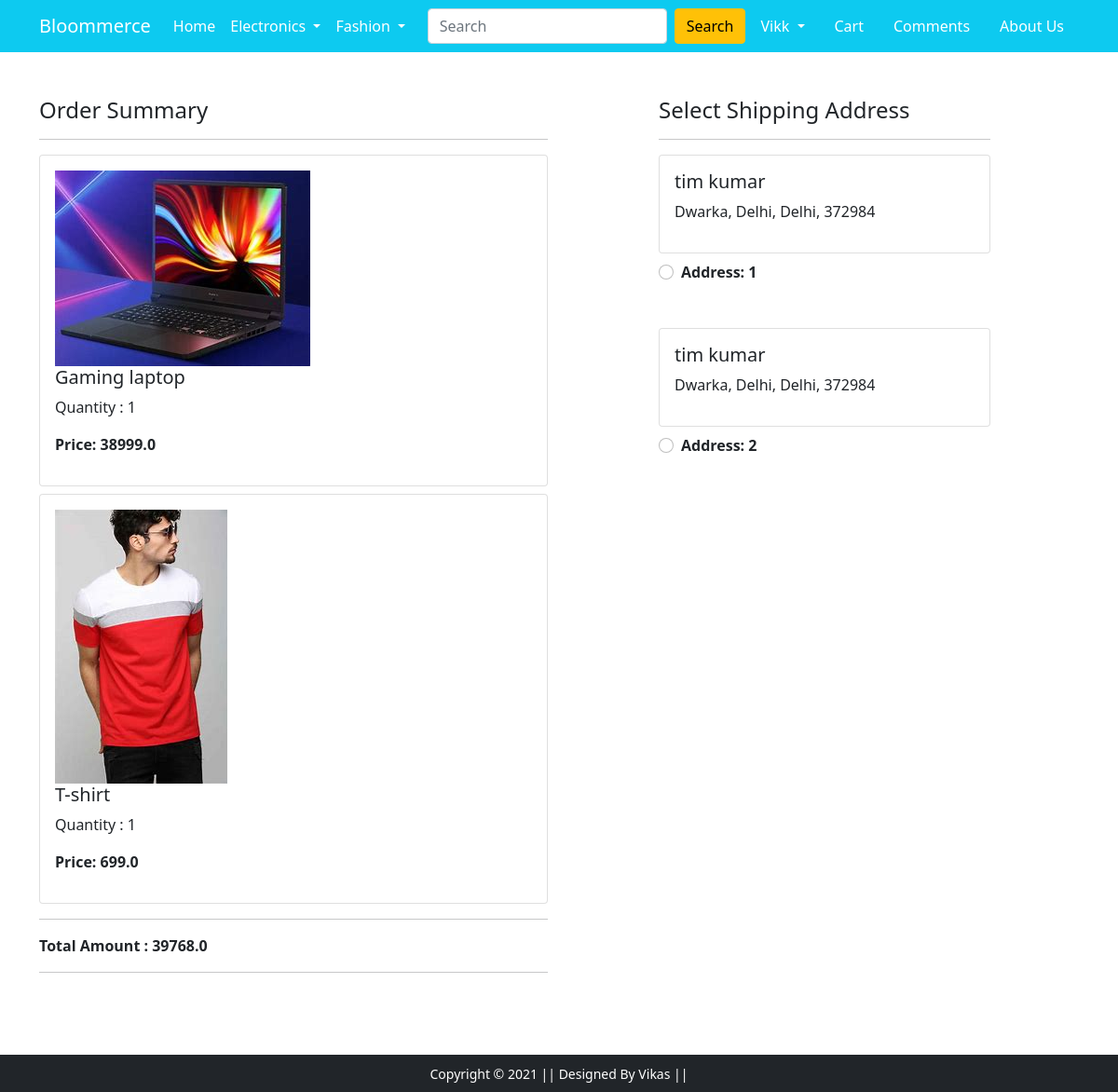
/checkout/ (signed in), run on an earlier commit of the app's database.
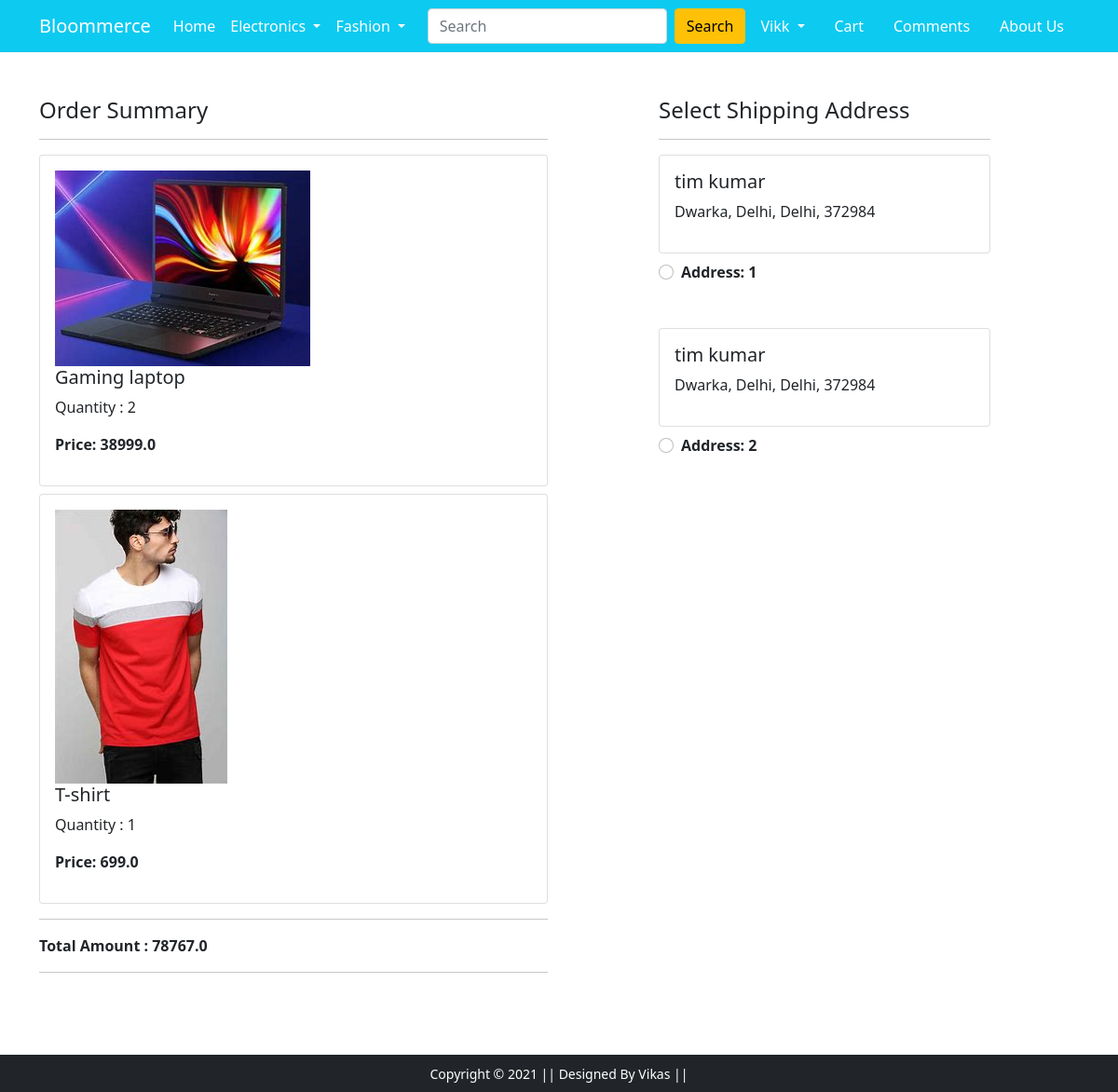
And on a later commit of the database.
### app/models.py (models this page shows, shortened)
class Cart(models.Model):
    user = models.ForeignKey(User, on_delete=models.CASCADE)
    product = models.ForeignKey(Product, on_delete=models.CASCADE)
    quantity = models.PositiveIntegerField(default=1)

class Product(models.Model):
    title = models.CharField(max_length=100)
    price = models.FloatField()
    discount_price = models.FloatField()
    description = models.TextField()
    brand = models.CharField(max_length=100)
    category = models.CharField(choices=CATEGORY_CHOICES, max_length=30)
    product_image = models.ImageField(upload_to='productimg')

### app/views.py (the view)
# urls.py: path('checkout/', views.checkout, name='checkout'),
@login_required(login_url='/accounts/login')
def checkout(request):
    user = request.user
    add = Customer.objects.filter(user=user)
    items = Cart.objects.filter(user=user)
    amount = 0.0
    shiping = 70.0
    cart_product = [p for p in Cart.objects.all() if p.user == user]
    if cart_product:
        for p in cart_product:
            tempamount = p.quantity * p.product.price
            amount += tempamount
            totalamount = shiping + amount
        return render(request, 'app/checkout.html', {'add':add, 'items':items, 'totalamount':totalamount})
    return render(request, 'app/checkout.html')

### app/templates/app/checkout.html (shortened to what this page needs)
{% extends 'app/base.html' %}
{% load static %}
{% block main-content %}
<div class="container">
  <div class="row mt-5">
    <div class="col-sm-6">
      <h4>Order Summary</h4>
      <hr>
      {% for item in items %}
      <div class="card mb-2">
        <div class="card-body">
          <img src="{{ item.product.product_image.url }}" alt="">
          <h5>{{item.product.title}}</h5>
          <p>Quantity : {{item.quantity}}</p>
          <p class="fw-bold">Price: {{item.product.price}}</p>
        </div>
      </div>
      {% endfor %}
      <hr>
        <div>
          <span class="text-center"><b>Total Amount : {{totalamount}}</b></span>
        </div>
        <hr>
        <br>
    </div>
    <div class="col-sm-4 offset-sm-1">
      <h4>Select Shipping Address</h4>
      <hr>
      <form action="/paymentdone/" id="myform">
        {% for ad in add %}
        <div class="card">
          <div class="card-body">
            <h5>{{ ad.name }}</h5>
            <p>{{ ad.locality }}, {{ ad.city }}, {{ ad.state }}, {{ ad.zip_code }}</p>
          </div>
        </div>
        <div class="form-check mt-2 mb-5">
          <input class="form-check-input" type="radio" name="custid" id="custid {{ forloop.counter }}" value="{{ad.id}}">
          <label class="form-check-label fw-bold" for="">
            Address: {{forloop.counter}} </label>
        </div>
        {% endfor %}
      </form>
    </div>
  </div>
</div>
{% endblock main-content %}

What changed in the data, as far as the page shows it:
changed Cart "Gaming laptop": quantity "1" → "2"
Also different on the page:
{{ totalamount }}: "39768.0" → "78767.0"
